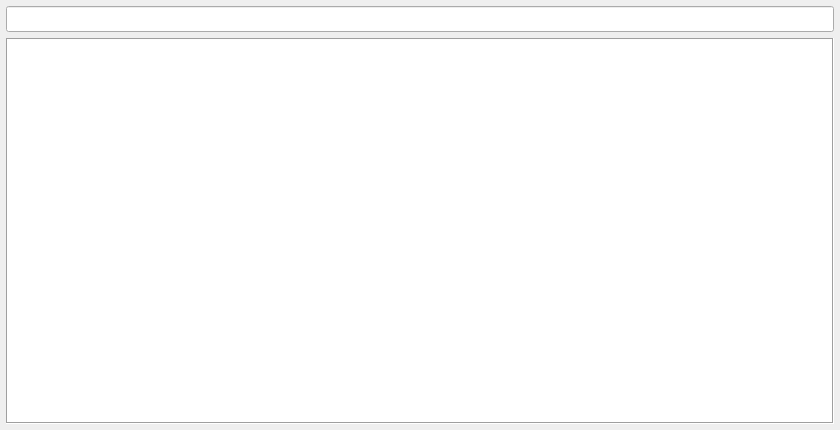
<?xml version="1.0" encoding="UTF-8"?>
<ui version="4.0">
 <class>AtlasDialog</class>
 <widget class="QDialog" name="AtlasDialog">
  <property name="geometry">
   <rect>
    <x>0</x>
    <y>0</y>
    <width>840</width>
    <height>430</height>
   </rect>
  </property>
  <property name="font">
   <font>
    <family>MS Shell Dlg 2</family>
    <pointsize>11</pointsize>
   </font>
  </property>
  <property name="windowTitle">
   <string>Atlas</string>
  </property>
  <property name="windowIcon">
   <iconset resource="../resource.qrc">
    <normaloff>:/24x24/earth.png</normaloff>:/24x24/earth.png</iconset>
  </property>
  <property name="locale">
   <locale language="English" country="UnitedStates"/>
  </property>
  <layout class="QVBoxLayout" name="verticalLayout">
   <property name="spacing">
    <number>6</number>
   </property>
   <property name="leftMargin">
    <number>6</number>
   </property>
   <property name="topMargin">
    <number>6</number>
   </property>
   <property name="rightMargin">
    <number>6</number>
   </property>
   <property name="bottomMargin">
    <number>6</number>
   </property>
   <item>
    <widget class="QLineEdit" name="selectLine"/>
   </item>
   <item>
    <widget class="QTableWidget" name="table">
     <property name="contextMenuPolicy">
      <enum>Qt::CustomContextMenu</enum>
     </property>
     <property name="frameShape">
      <enum>QFrame::Box</enum>
     </property>
     <property name="frameShadow">
      <enum>QFrame::Sunken</enum>
     </property>
     <property name="editTriggers">
      <set>QAbstractItemView::NoEditTriggers</set>
     </property>
     <property name="tabKeyNavigation">
      <bool>false</bool>
     </property>
     <property name="showDropIndicator" stdset="0">
      <bool>false</bool>
     </property>
     <property name="dragDropOverwriteMode">
      <bool>false</bool>
     </property>
     <property name="selectionMode">
      <enum>QAbstractItemView::ExtendedSelection</enum>
     </property>
     <property name="sortingEnabled">
      <bool>true</bool>
     </property>
     <property name="cornerButtonEnabled">
      <bool>false</bool>
     </property>
     <property name="rowCount">
      <number>0</number>
     </property>
     <property name="columnCount">
      <number>4</number>
     </property>
     <attribute name="horizontalHeaderVisible">
      <bool>false</bool>
     </attribute>
     <attribute name="horizontalHeaderMinimumSectionSize">
      <number>100</number>
     </attribute>
     <attribute name="horizontalHeaderDefaultSectionSize">
      <number>100</number>
     </attribute>
     <attribute name="horizontalHeaderHighlightSections">
      <bool>false</bool>
     </attribute>
     <attribute name="horizontalHeaderShowSortIndicator" stdset="0">
      <bool>true</bool>
     </attribute>
     <attribute name="horizontalHeaderStretchLastSection">
      <bool>true</bool>
     </attribute>
     <attribute name="verticalHeaderVisible">
      <bool>false</bool>
     </attribute>
     <attribute name="verticalHeaderCascadingSectionResizes">
      <bool>false</bool>
     </attribute>
     <attribute name="verticalHeaderMinimumSectionSize">
      <number>24</number>
     </attribute>
     <attribute name="verticalHeaderDefaultSectionSize">
      <number>24</number>
     </attribute>
     <attribute name="verticalHeaderHighlightSections">
      <bool>false</bool>
     </attribute>
     <attribute name="verticalHeaderShowSortIndicator" stdset="0">
      <bool>false</bool>
     </attribute>
     <attribute name="verticalHeaderStretchLastSection">
      <bool>false</bool>
     </attribute>
     <column>
      <property name="text">
       <string>Title</string>
      </property>
      <property name="font">
       <font>
        <family>MS Shell Dlg 2</family>
        <pointsize>11</pointsize>
       </font>
      </property>
      <property name="textAlignment">
       <set>AlignCenter</set>
      </property>
     </column>
     <column>
      <property name="text">
       <string>Time zone</string>
      </property>
      <property name="font">
       <font>
        <family>MS Shell Dlg 2</family>
        <pointsize>11</pointsize>
       </font>
      </property>
      <property name="textAlignment">
       <set>AlignCenter</set>
      </property>
     </column>
     <column>
      <property name="text">
       <string>Latitude</string>
      </property>
      <property name="font">
       <font>
        <family>MS Shell Dlg 2</family>
        <pointsize>11</pointsize>
       </font>
      </property>
      <property name="textAlignment">
       <set>AlignCenter</set>
      </property>
     </column>
     <column>
      <property name="text">
       <string>Longitude</string>
      </property>
      <property name="font">
       <font>
        <family>MS Shell Dlg 2</family>
        <pointsize>11</pointsize>
       </font>
      </property>
      <property name="textAlignment">
       <set>AlignCenter</set>
      </property>
     </column>
    </widget>
   </item>
  </layout>
  <action name="actionEdit">
   <property name="icon">
    <iconset resource="../resource.qrc">
     <normaloff>:/24x24/edit.png</normaloff>:/24x24/edit.png</iconset>
   </property>
   <property name="text">
    <string>Edit...</string>
   </property>
   <property name="toolTip">
    <string>Edit...</string>
   </property>
   <property name="shortcut">
    <string>Ctrl+E</string>
   </property>
  </action>
  <action name="actionDelete">
   <property name="icon">
    <iconset resource="../resource.qrc">
     <normaloff>:/24x24/erase.png</normaloff>:/24x24/erase.png</iconset>
   </property>
   <property name="text">
    <string>Delete...</string>
   </property>
   <property name="toolTip">
    <string>Delete...</string>
   </property>
   <property name="shortcut">
    <string>Del</string>
   </property>
  </action>
  <action name="actionSelect">
   <property name="icon">
    <iconset resource="../resource.qrc">
     <normaloff>:/24x24/apply.png</normaloff>:/24x24/apply.png</iconset>
   </property>
   <property name="text">
    <string>Select</string>
   </property>
   <property name="toolTip">
    <string>Select</string>
   </property>
   <property name="shortcut">
    <string>Return</string>
   </property>
  </action>
  <action name="actionNew">
   <property name="icon">
    <iconset resource="../resource.qrc">
     <normaloff>:/24x24/new.png</normaloff>:/24x24/new.png</iconset>
   </property>
   <property name="text">
    <string>New...</string>
   </property>
   <property name="toolTip">
    <string>New...</string>
   </property>
   <property name="shortcut">
    <string>Ctrl+N</string>
   </property>
  </action>
 </widget>
 <resources>
  <include location="../resource.qrc"/>
 </resources>
 <connections/>
</ui>
